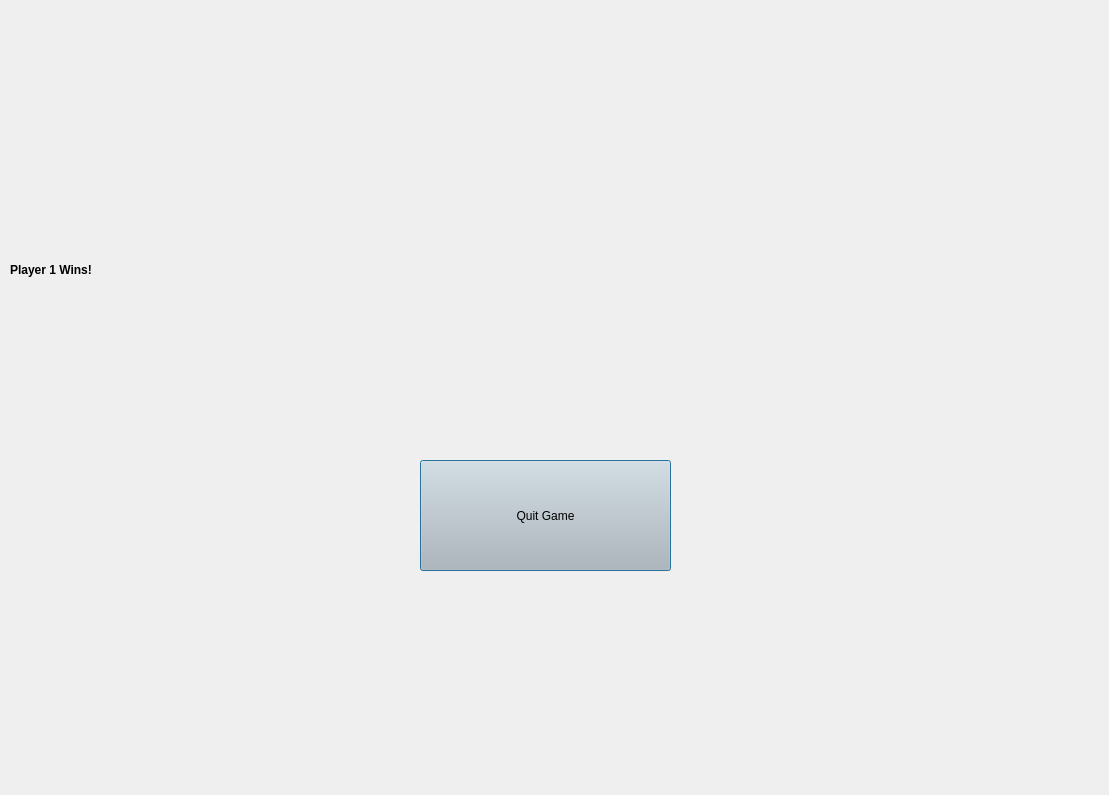
<?xml version="1.0" encoding="UTF-8"?>
<ui version="4.0">
 <class>GameOverWindow</class>
 <widget class="QDialog" name="GameOverWindow">
  <property name="geometry">
   <rect>
    <x>0</x>
    <y>0</y>
    <width>1109</width>
    <height>795</height>
   </rect>
  </property>
  <property name="windowTitle">
   <string>Dialog</string>
  </property>
  <widget class="QPushButton" name="quit_game_button">
   <property name="geometry">
    <rect>
     <x>420</x>
     <y>460</y>
     <width>251</width>
     <height>111</height>
    </rect>
   </property>
   <property name="styleSheet">
    <string notr="true">font: 24pt &quot;Arial&quot;;
background-color: rgb(189, 189, 189);</string>
   </property>
   <property name="text">
    <string>Quit Game</string>
   </property>
  </widget>
  <widget class="QLabel" name="index_label">
   <property name="geometry">
    <rect>
     <x>10</x>
     <y>230</y>
     <width>1091</width>
     <height>81</height>
    </rect>
   </property>
   <property name="styleSheet">
    <string notr="true">font: 48pt &quot;Arial&quot;;
font-weight: bold;
qproperty-alignment: AlignCenter;</string>
   </property>
   <property name="text">
    <string>&lt;html&gt;&lt;head/&gt;&lt;body&gt;&lt;p&gt;Player 1 Wins!&lt;/p&gt;&lt;/body&gt;&lt;/html&gt;</string>
   </property>
  </widget>
  <widget class="QLabel" name="index_label_2">
   <property name="geometry">
    <rect>
     <x>10</x>
     <y>300</y>
     <width>1091</width>
     <height>81</height>
    </rect>
   </property>
   <property name="styleSheet">
    <string notr="true">font: 48pt &quot;Arial&quot;;
font-weight: bold;
qproperty-alignment: AlignCenter;</string>
   </property>
   <property name="text">
    <string>&lt;html&gt;&lt;head/&gt;&lt;body&gt;&lt;p&gt;&lt;br/&gt;&lt;/p&gt;&lt;/body&gt;&lt;/html&gt;</string>
   </property>
  </widget>
 </widget>
 <resources/>
 <connections/>
</ui>
